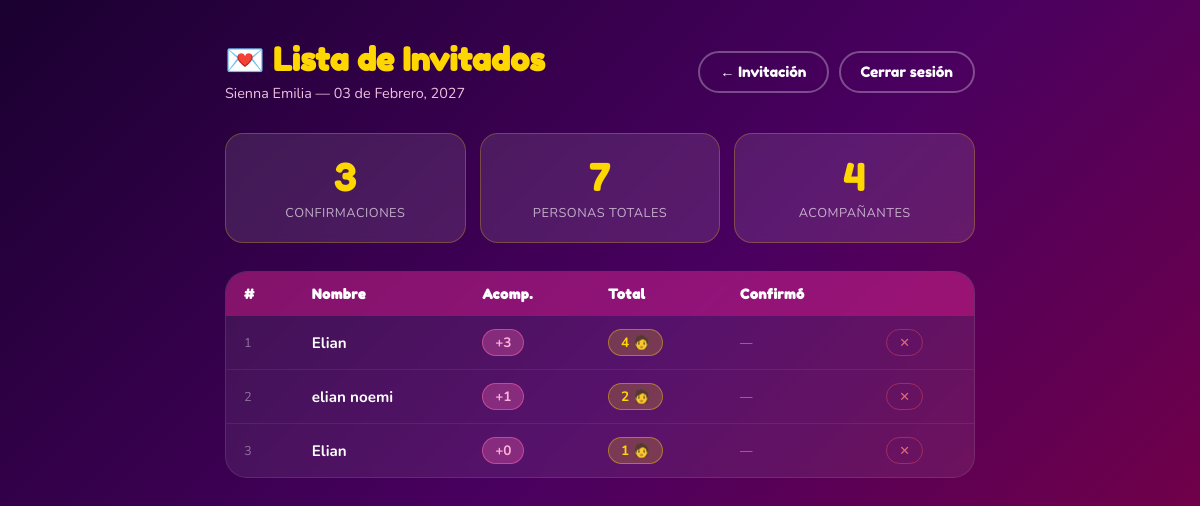
/admin (signed in), run on the app's committed database.
### tables this page shows
CREATE TABLE guests (
            id INTEGER PRIMARY KEY AUTOINCREMENT,
            name TEXT NOT NULL,
            companions INTEGER NOT NULL
        , confirmed_at TIMESTAMP);

### app.py (the view)
@app.route("/admin", methods=["GET"])
def admin():
    if not session.get("admin_logged_in"):
        return redirect("/admin/login")
    conn = sqlite3.connect("guests.db")
    cursor = conn.cursor()
    cursor.execute("SELECT id, name, companions, confirmed_at FROM guests ORDER BY confirmed_at DESC")
    guests = cursor.fetchall()
    total_personas = sum((g[2] or 0) + 1 for g in guests)
    conn.close()
    return render_template("admin.html", guests=guests, total=total_personas, event=EVENT)

### templates/admin.html (shortened to what this page needs)
<!DOCTYPE html>
<html lang="es">
<head>
</head>
<body>
<div class="container">
    <div class="header">
        <div>
            <h1>💌 Lista de Invitados</h1>
            <p class="sub">{{ event.baby_name }} — {{ event.date }}</p>
        </div>
        <div class="header-actions">
            <a class="btn btn-outline" href="/">← Invitación</a>
            <a class="btn btn-outline" href="/admin/logout">Cerrar sesión</a>
        </div>
    </div>
    <div class="stats">
        <div class="stat-card">
            <div class="stat-num">{{ guests | length }}</div>
            <div class="stat-label">Confirmaciones</div>
        </div>
        <div class="stat-card">
            <div class="stat-num">{{ total }}</div>
            <div class="stat-label">Personas totales</div>
        </div>
        <div class="stat-card">
            <div class="stat-num">{{ guests | sum(attribute=2) }}</div>
            <div class="stat-label">Acompañantes</div>
        </div>
    </div>
    <div class="table-wrap">
        {% if guests %}
        <table>
            <thead>
                <tr>
                    <th>#</th>
                    <th>Nombre</th>
                    <th>Acomp.</th>
                    <th>Total</th>
                    <th>Confirmó</th>
                    <th></th>
                </tr>
            </thead>
            <tbody>
                {% for g in guests %}
                <tr>
                    <td style="color:rgba(255,255,255,0.4); font-size:0.8rem;">{{ loop.index }}</td>
                    <td><strong>{{ g[1] }}</strong></td>
                    <td><span class="companions-badge">+{{ g[2] or 0 }}</span></td>
                    <td><span class="total-badge">{{ (g[2] or 0) + 1 }} 🧑</span></td>
                    <td class="date-cell">{{ g[3][:16] if g[3] else "—" }}</td>
                    <td>
                        <form method="POST" action="/admin/delete/{{ g[0] }}" onsubmit="return confirm('¿Eliminar a {{ g[1] }}?')">
                            <button class="delete-btn" type="submit">✕</button>
                        </form>
                    </td>
                </tr>
                {% endfor %}
            </tbody>
        </table>
        {% else %}
        <div class="empty-state">
            <div class="empty-icon">🎀</div>
            <p>Todavía no hay confirmaciones.</p>
            <p style="margin-top:6px; font-size:0.85rem;">Cuando alguien confirme asistencia, aparecerá aquí.</p>
        </div>
        {% endif %}
    </div>
</div>
</body>
</html>

### templates/admin.html (style rules this page uses)
*, *::before, *::after { box-sizing: border-box; margin: 0; padding: 0; }
body { font-family: 'Nunito', sans-serif; background: linear-gradient(135deg, #1a0030, #4a0060, #800040); min-height: 100vh; padding: 40px 20px; color: white; }
.container { max-width: 750px; margin: 0 auto; }
.header { display: flex; align-items: center; justify-content: space-between; flex-wrap: wrap; gap: 14px; margin-bottom: 30px; }
h1 { font-family: 'Fredoka One', cursive; font-size: 2rem; color: #ffd700; }
.sub { color: #f0c0df; font-size: 0.9rem; margin-top: 4px; }
.header-actions { display: flex; gap: 10px; flex-wrap: wrap; }
.btn { padding: 10px 20px; border-radius: 50px; font-family: 'Fredoka One', cursive; font-size: 0.9rem; text-decoration: none; cursor: pointer; border: none; transition: opacity 0.2s; }
.btn-outline { background: transparent; border: 2px solid rgba(255,255,255,0.3); color: white; }
.stats { display: grid; grid-template-columns: repeat(3, 1fr); gap: 14px; margin-bottom: 28px; }
.stat-card { background: rgba(255,255,255,0.1); border-radius: 18px; padding: 20px; text-align: center; border: 1px solid rgba(255,215,0,0.25); backdrop-filter: blur(6px); }
.stat-num { font-family: 'Fredoka One', cursive; font-size: 2.4rem; color: #ffd700; }
.stat-label { font-size: 0.8rem; color: rgba(255,255,255,0.65); margin-top: 4px; text-transform: uppercase; letter-spacing: 0.5px; }
.table-wrap { background: rgba(255,255,255,0.07); border-radius: 22px; overflow: hidden; backdrop-filter: blur(6px); border: 1px solid rgba(255,255,255,0.1); }
table { width: 100%; border-collapse: collapse; }
th { background: rgba(255,20,147,0.35); padding: 14px 18px; text-align: left; font-family: 'Fredoka One', cursive; font-size: 0.85rem; letter-spacing: 0.5px; color: white; }
td { padding: 13px 18px; border-bottom: 1px solid rgba(255,255,255,0.07); font-size: 0.95rem; vertical-align: middle; }
tr:last-child td { border-bottom: none; }
.companions-badge { display: inline-block; background: rgba(255,105,180,0.3); border: 1px solid rgba(255,105,180,0.5); color: #ffb3d9; padding: 3px 12px; border-radius: 50px; font-size: 0.85rem; font-weight: 700; }
.total-badge { display: inline-block; background: rgba(255,215,0,0.2); border: 1px solid rgba(255,215,0,0.4); color: #ffd700; padding: 3px 12px; border-radius: 50px; font-size: 0.85rem; font-weight: 700; }
.date-cell { font-size: 0.78rem; color: rgba(255,255,255,0.5); }
.delete-btn { background: transparent; border: 1px solid rgba(255,80,80,0.4); color: rgba(255,130,130,0.8); padding: 5px 12px; border-radius: 50px; font-size: 0.8rem; cursor: pointer; transition: all 0.2s; }

### data on the page
guests: name "Elian", companions "3", (g[2]or0)+1 "4", g "—"
guests: name "elian noemi", companions "1", (g[2]or0)+1 "2", g "—"
guests: name "Elian", companions "0", (g[2]or0)+1 "1", g "—"

### other printed values
{{ event.baby_name }} "Sienna Emilia"
{{ event.date }} "03 de Febrero, 2027"
{{ guests | length }} "3"
{{ total }} "7"
{{ guests | sum(attribute=2) }} "4"
